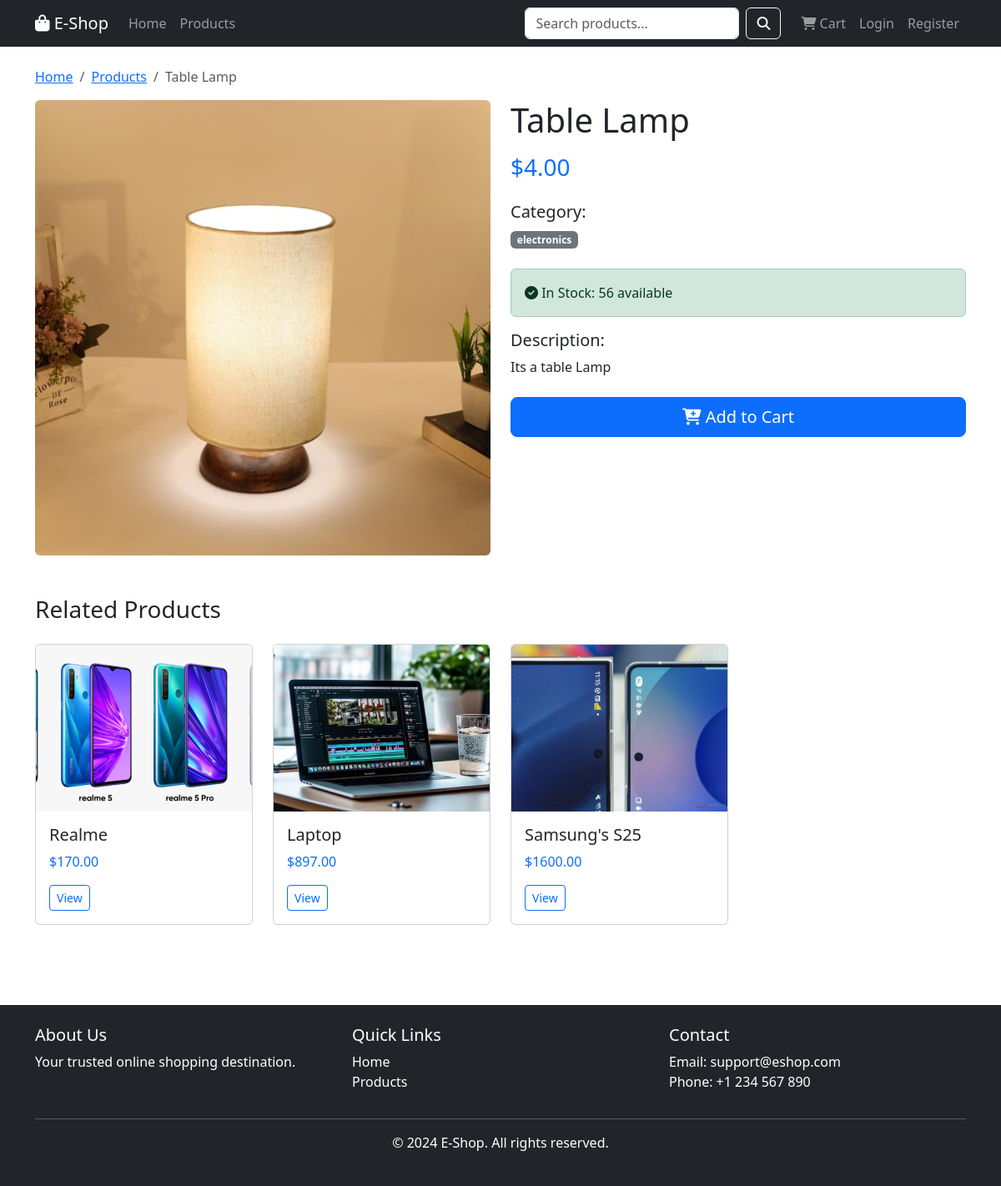
Page /product/table-lamp/ on the committed database.
### store/models.py (models this page shows, shortened)
class Product(models.Model):
    category = models.ForeignKey(Category, on_delete=models.CASCADE, related_name='products')
    name = models.CharField(max_length=200)
    slug = models.SlugField(unique=True)
    description = models.TextField()
    price = models.DecimalField(max_digits=10, decimal_places=2)
    stock = models.IntegerField(default=0)
    image = models.ImageField(upload_to='products/', blank=True, null=True)
    available = models.BooleanField(default=True)
    created_at = models.DateTimeField(auto_now_add=True)
    updated_at = models.DateTimeField(auto_now=True)
    class Meta:
        ordering = ['-created_at']

class Category(models.Model):
    name = models.CharField(max_length=200)
    slug = models.SlugField(unique=True)
    description = models.TextField(blank=True)
    created_at = models.DateTimeField(auto_now_add=True)
    class Meta:
        verbose_name_plural = 'Categories'
        ordering = ['name']

### store/views.py (the view)
# urls.py: path('product/<slug:slug>/', views.product_detail, name='product_detail'),
def product_detail(request, slug):
    product = get_object_or_404(Product, slug=slug, available=True)
    related_products = Product.objects.filter(
        category=product.category,
        available=True
    ).exclude(id=product.id)[:4]
    context = {
        'product': product,
        'related_products': related_products
    }
    return render(request, 'store/product_details.html', context)

### templates/store/product_details.html (shortened to what this page needs)
{% extends 'store/base.html' %}
{% block content %}
<div class="container">
    <nav aria-label="breadcrumb">
        <ol class="breadcrumb">
            <li class="breadcrumb-item"><a href="{% url 'home' %}">Home</a></li>
            <li class="breadcrumb-item"><a href="{% url 'product_list' %}">Products</a></li>
            <li class="breadcrumb-item active">{{ product.name }}</li>
        </ol>
    </nav>
    <div class="row">
        <div class="col-md-6">
            {% if product.image %}
                <img src="{{ product.image.url }}" class="img-fluid rounded" alt="{{ product.name }}">
            {% else %}
                <div class="bg-secondary d-flex align-items-center justify-content-center rounded" style="height: 400px;">
                    <i class="fas fa-image fa-5x text-white"></i>
                </div>
            {% endif %}
        </div>
        <div class="col-md-6">
            <h1 class="mb-3">{{ product.name }}</h1>
            <h3 class="text-primary mb-4">${{ product.price }}</h3>
            <div class="mb-4">
                <h5>Category:</h5>
                <span class="badge bg-secondary">{{ product.category.name }}</span>
            </div>
            {% if product.stock > 0 %}
                <div class="alert alert-success">
                    <i class="fas fa-check-circle"></i> In Stock: {{ product.stock }} available
                </div>
            {% else %}
                <div class="alert alert-danger">
                    <i class="fas fa-times-circle"></i> Out of Stock
                </div>
            {% endif %}
            <div class="mb-4">
                <h5>Description:</h5>
                <p>{{ product.description }}</p>
            </div>
            {% if product.stock > 0 %}
            <div class="d-grid gap-2">
                <a href="{% url 'add_to_cart' product.id %}" class="btn btn-primary btn-lg">
                    <i class="fas fa-cart-plus"></i> Add to Cart
                </a>
            </div>
            {% else %}
            <button class="btn btn-secondary btn-lg w-100" disabled>Out of Stock</button>
            {% endif %}
        </div>
    </div>
    {% if related_products %}
    <div class="mt-5">
        <h3 class="mb-4">Related Products</h3>
        <div class="row">
            {% for related in related_products %}
            <div class="col-md-3 mb-4">
                <div class="card h-100">
                    {% if related.image %}
                        <img src="{{ related.image.url }}" class="card-img-top" alt="{{ related.name }}" style="height: 200px; object-fit: cover;">
                    {% else %}
                        <div class="card-img-top bg-secondary d-flex align-items-center justify-content-center" style="height: 200px;">
                            <i class="fas fa-image fa-3x text-white"></i>
                        </div>
                    {% endif %}
                    <div class="card-body">
                        <h5 class="card-title">{{ related.name }}</h5>
                        <p class="text-primary">${{ related.price }}</p>
                        <a href="{% url 'product_detail' related.slug %}" class="btn btn-sm btn-outline-primary">View</a>
                    </div>
                </div>
            </div>
            {% endfor %}
        </div>
    </div>
    {% endif %}
</div>
{% endblock %}

### static/css/style.css (style rules this page uses)
body { min-height: 100vh; display: flex; flex-direction: column; }

### rows in the picture
Product: name "Table Lamp", image (picture), price "4.00", category.name "electronics", stock "56", description "Its a table Lamp"
Product: image (picture), name "Realme", price "170.00"
Product: image (picture), name "Laptop", price "897.00"
Product: image (picture), name "Samsung's S25", price "1600.00"
